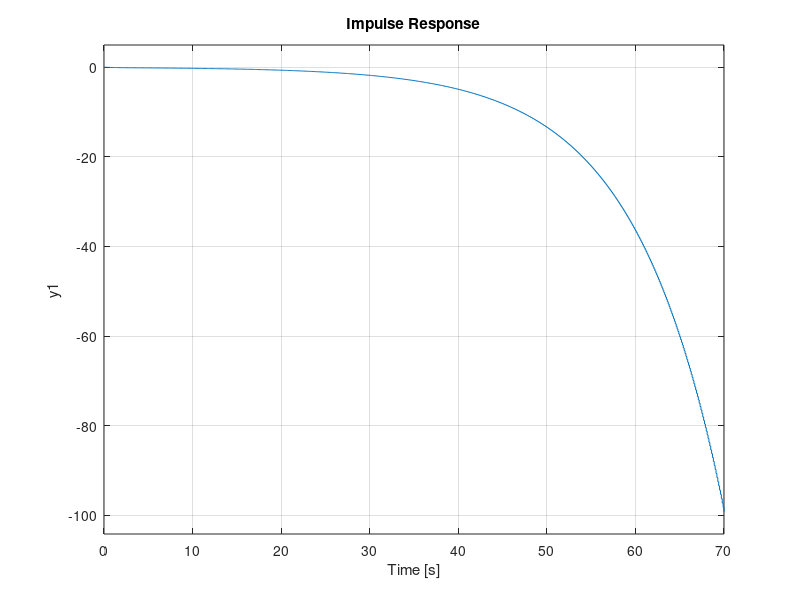
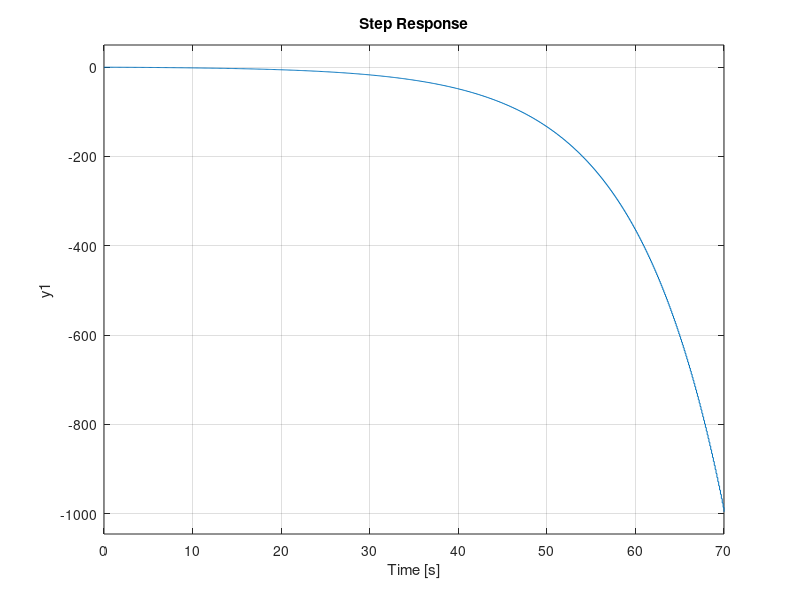
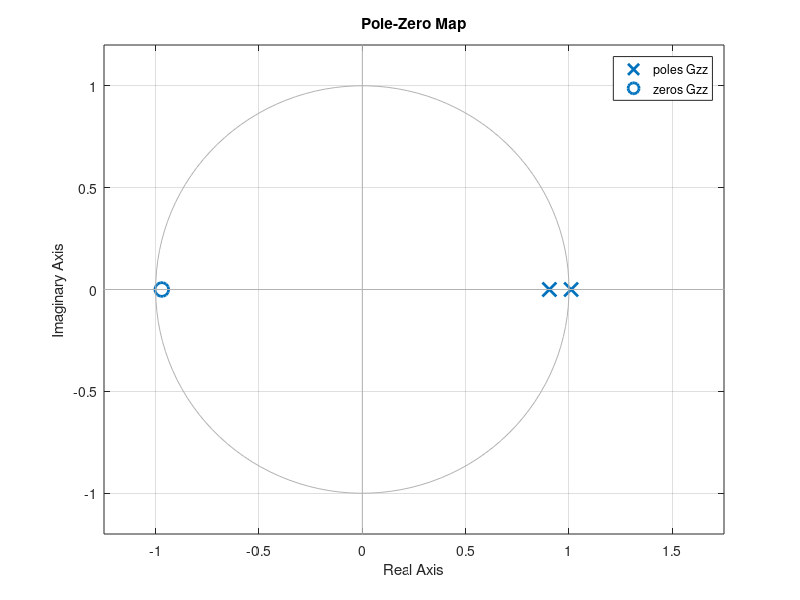
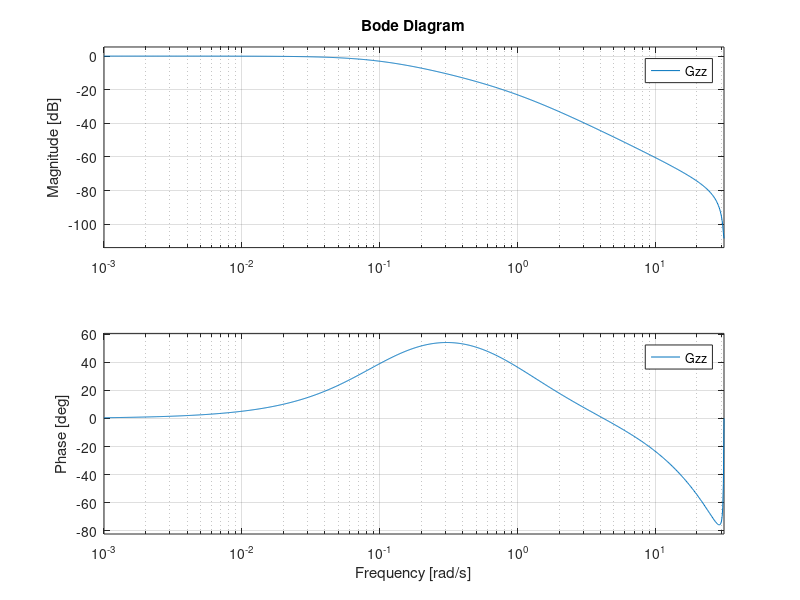

Source code (MATLAB) for these figures, in order:
T1 = 1;
T2 = 10;
%Te = [0.01*T2, 0.1*T2, 0.5*T2];
Te = [0.01*T2]

for Ts = Te
    Gp = tf(1, [-T1*T2, T1-T2, 1]);

    Gzi = c2d(Gp, Ts, 'impulse');
    Gzz = c2d(Gp, Ts, 'zoh');

    fprintf("Ts=%d\n",Ts);
    Gp
    Gzi
    Gzz

    figure()
    impulse(Gzz)
    figure()
    step(Gzz)
    figure()
    pzmap(Gzz)
    figure()
    bode(Gzz)
end